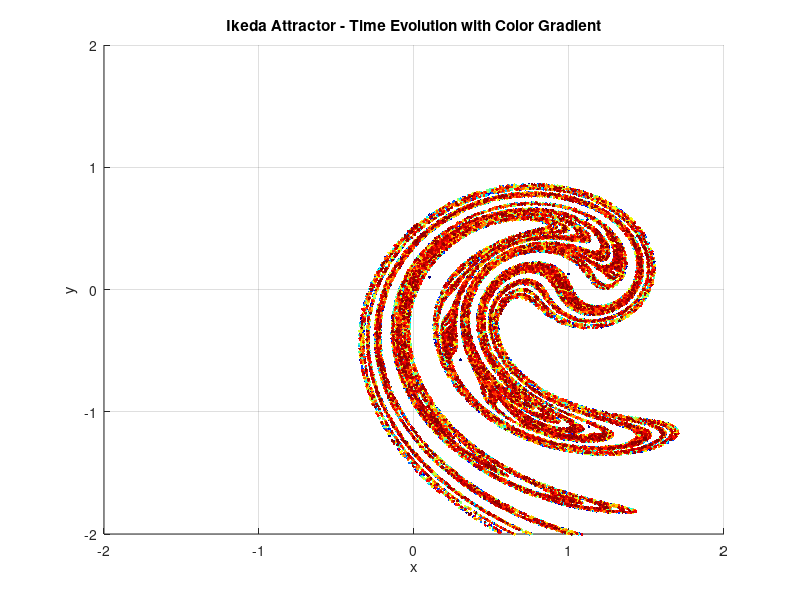

The MATLAB script that drew this image:
%parametri
u = 0.9;
k = 0.4;
p = 6.0;
N = 50000;

x = zeros(1, N);
y = zeros(1, N);
x(1) = 0.1;
y(1) = 0.1;


figure;
axis([-2 2 -2 2]);
xlabel('x'); ylabel('y');
title('Ikeda Attractor - Time Evolution with Color Gradient');
grid on;
hold on;


cmap = jet(N);  

for n = 1:N-1
    r2 = x(n)^2 + y(n)^2;
    theta = k - p / (1 + r2);
    x(n+1) = 1 + u * (x(n)*cos(theta) - y(n)*sin(theta));
    y(n+1) = u * (x(n)*sin(theta) + y(n)*cos(theta));

    
    if mod(n, 100) == 0
   
        color = cmap(n, :);
        
        
        trail_start = max(1, n - 99);
        scatter(x(trail_start:n), y(trail_start:n), 4, repmat(color, n-trail_start+1, 1), 'filled');
        
        drawnow;
    end
end
